Frame 1 (no input): blank canvas, image omitted
Frame 60 (no input): blank canvas, image omitted
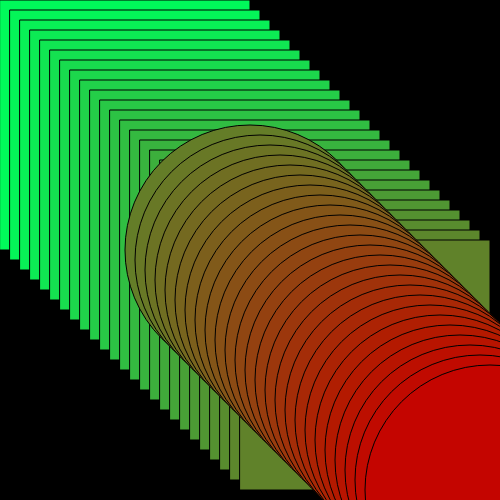
Frame 120 (the mouse pressed at the canvas centre since frame 60)

The p5.js sketch whose frames 1 and 60 were blank and that drew this single picture after the mouse press (run headless with seeded random() and noise() and a simulated clock; from frame 60 on, the mouse is pressed at the canvas centre):

// p5.js sketch
// ── sketch.js
function setup() {
  	createCanvas(500, 500);
}

function draw() {
	background(0);
	
	// these are variables: x, y
	var x = mouseX;
	var y = mouseY / 10;
	
	fill(255);

	for (var i=0; i<50; i++) {
		fill(i*4, 250-i*5, 90-2*i);
		
		if (i < y) {
			rect(i*10, i*10, x, 250);
		}
		else {
			ellipse(i*10, i*10, x, 250);
		}
	}
	
}
